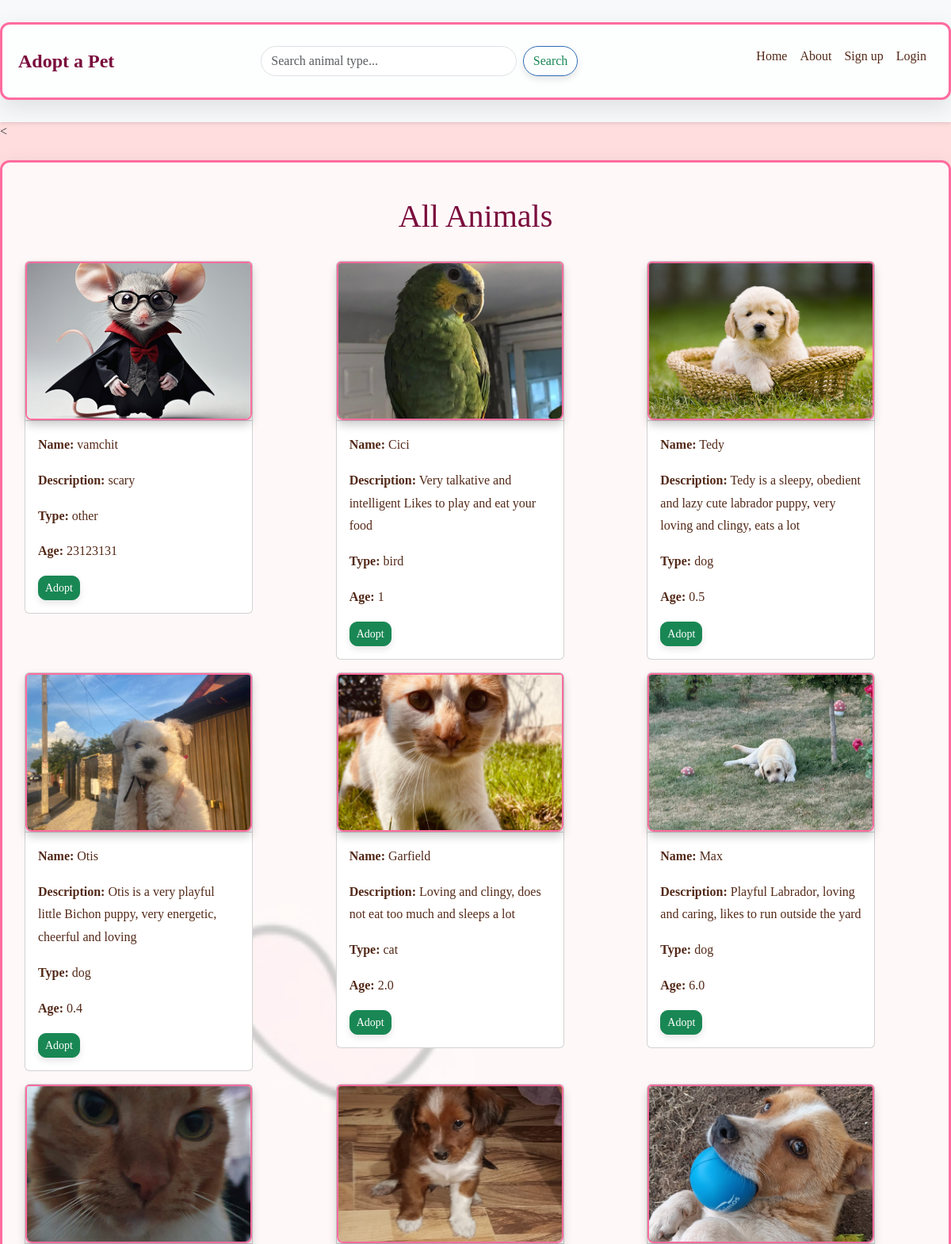
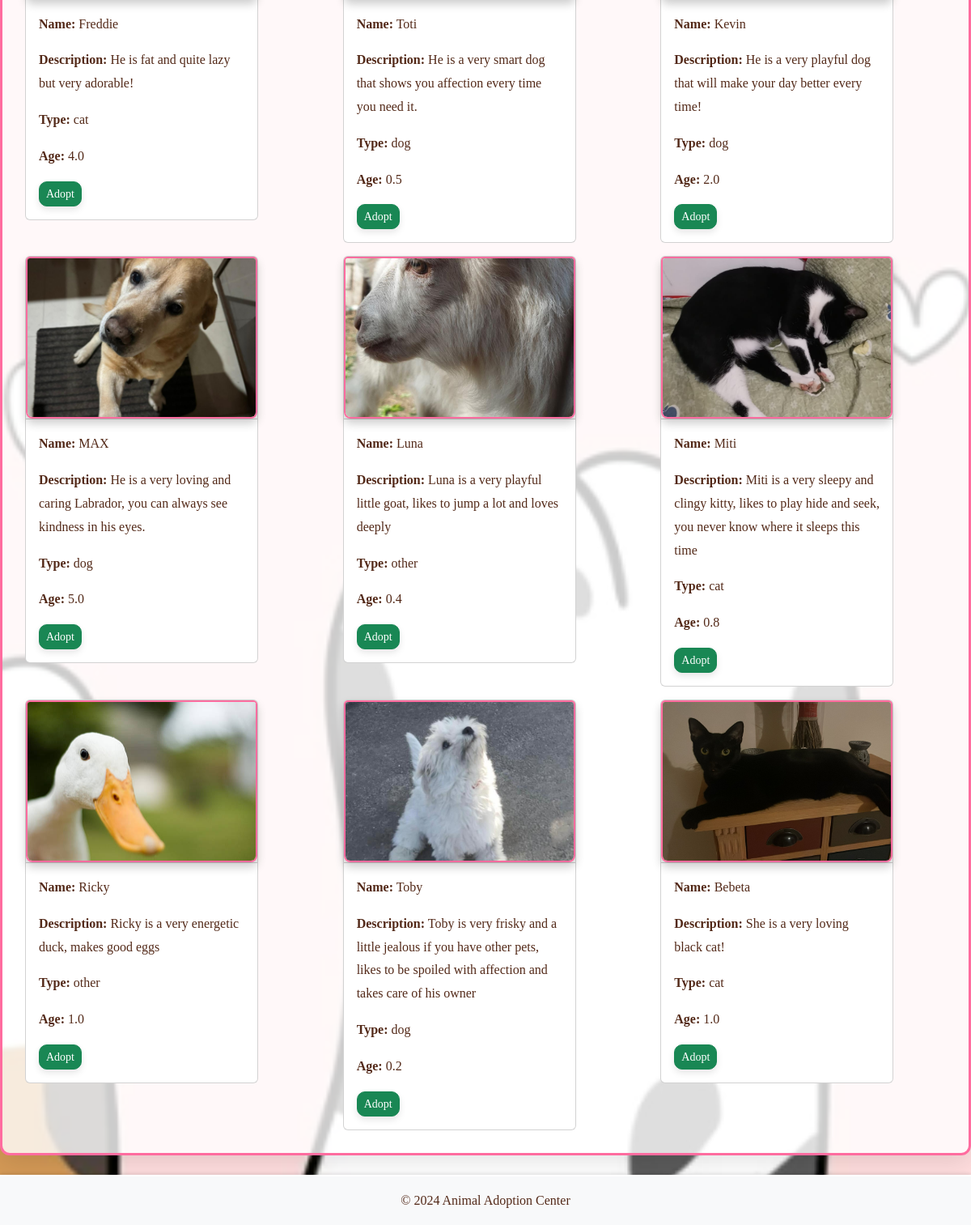
Page /animals on the committed database (2 pictures, top to bottom).
### app/models.py (models this page shows, shortened)
class Animal(db.Model):
    id = db.Column(db.Integer, primary_key=True)
    name = db.Column(db.String(100), nullable=False)
    age = db.Column(db.String(20), nullable=False)  # Age stored as string (e.g., "2 years")
    animal_type = db.Column(db.String(50), nullable=False)  # e.g., "dog", "cat"
    description = db.Column(db.Text, nullable=True)
    image = db.Column(db.String(255), nullable=False)  # Path to the image file

### app/backend/routes.py (the view)
@main.route('/animals', methods=['GET'])
def animals():
    animal_type = request.args.get('type')
    if animal_type:
        animals = Animal.query.filter_by(animal_type=animal_type).all()
    else:
        animals = Animal.query.all()
    for animal in animals:
        animal.image_path = f'{animal.image}'
    return render_template('animals.html', animals=animals, filter_type=animal_type)

### app/frontend/templates/animals.html (shortened to what this page needs)
{% extends "home.html" %}
{% block content %}
<h1 class="text-center my-4">All Animals</h1>
<div class="row">
    {% for animal in animals %}
    <div class="col-12 col-md-6 col-lg-4">
        <div class="card m-2" style="width: 18rem;">
            <div class="card-header p-0">
                <img src="{{ url_for('static', filename=animal.image_path) }}" class="card-img-top" alt="{{ animal.jpg }}" style="height: 200px; object-fit: cover;">
            </div>
            <div class="card-body">
                <p class="card-text"><strong>Name:</strong> {{ animal.name }}</p>
                <p class="card-text"><strong>Description:</strong> {{ animal.description }}</p>
                <p class="card-text"><strong>Type:</strong> {{ animal.animal_type }}</p>
                <p class="card-text"><strong>Age:</strong> {{ animal.age }}</p>
                <div class="d-flex justify-content-between mt-2">
                    {% if not current_user.is_admin %}
                    <a href="{{ url_for('main.adopt_animal', animal_id=animal.id) }}" class="btn btn-success btn-sm">Adopt</a>
                    {% endif %}
                </div>
            </div>
        </div>
    </div>
    {% endfor %}
</div>
{% endblock %}

### app/frontend/templates/home.html (shortened to what this page needs)
<!DOCTYPE html>
<html lang="en">
<head>
    <link rel="stylesheet" href="https://cdn.jsdelivr.net/npm/bootstrap@5.3.0/dist/css/bootstrap.min.css">
    <link rel="stylesheet" href="{{ url_for('static', filename='css/style.css') }}">
</head>
<body>
    <nav class="navbar navbar-expand-lg navbar-light bg-light">
        <div class="container">
            <a class="navbar-brand" href="/">Adopt a Pet</a>
            <div class="collapse navbar-collapse" id="navbarNav">
                <form class="d-flex mx-auto me-lg-5" style="max-width: 400px; width: 100%;" action="/search" method="GET">
                    <input class="form-control me-2" type="search" name="q" placeholder="Search animal type..." aria-label="Search">
                    <button class="btn btn-outline-success" type="submit">Search</button>
                </form>
                <ul class="navbar-nav ms-auto">
                    <li class="nav-item">
                        <a class="nav-link" href="/">Home</a>
                    </li>
                    <li class="nav-item"><a class="nav-link" href="/about">About</a></li>
                    {% if not current_user.is_authenticated %}
                        <li class="nav-item"><a class="nav-link" href="/sign_up">Sign up</a></li>
                        <li class="nav-item"><a class="nav-link" href="/login">Login</a></li>
                    {% endif %}
                </ul>
            </div>
        </div>
    </nav>
    <<div class="container mt-4">
        {% block content %}{% endblock %}
    </div>
    <footer class="text-center py-3 mt-4 bg-light">
        <p>&copy; 2024 Animal Adoption Center</p>
    </footer>
</body>
</html>

### app/frontend/static/css/style.css (style rules this page uses)
body { font-family: 'Georgia', serif; background-color: #FDDCDDFF; margin: 0; padding: 0; background-image: url('/static/images/background.png'); background-size: cover; background-repeat: no-repeat; background-attachment: fixed; background-position: center; }
h1, h2 { color: #7A0C3C; font-family: 'Playfair Display', serif; }
.navbar { background-color: #FF6CAC; box-shadow: 0 2px 4px rgba(0, 0, 0, 0.1); }
.navbar-brand { color: #7A0C3C; font-weight: bold; font-size: 1.5rem; }
img { border-radius: 8px; box-shadow: 0 6px 12px rgba(0, 0, 0, 0.2); border: 2px solid #ff6c9f; }
.container { background-color: rgba(255, 255, 255, 0.8); border: 3px solid #ff6c9f; border-radius: 12px; padding: 40px; box-shadow: 0 10px 30px rgba(0, 0, 0, 0.1); max-width: 1200px; margin: 20px auto; }
footer { background-color: #40061E; color: #ffffff; padding: 20px; text-align: center; box-shadow: 0 -2px 4px rgba(0, 0, 0, 0.1); }
footer p { margin: 0; }
button { background-color: #ff6ca4; color: #fff; border: none; padding: 14px 28px; border-radius: 6px; cursor: pointer; font-size: 18px; box-shadow: 0 6px 12px rgba(0, 0, 0, 0.2); transition: all 0.3s ease; }
p { line-height: 1.8; color: #532918; }
ul li { margin-bottom: 12px; font-size: 16px; }
.btn { transition: background-color 0.3s ease, transform 0.3s ease; }
.card-img-top { transition: transform 0.3s ease; }
.btn { border-radius: 10px; box-shadow: 0px 4px 8px rgba(0, 0, 0, 0.1); }
body { background-color: #cdc5c5; color: #333; }
.navbar { background-color: #73159e; }
.navbar-nav .nav-link { color: #532918 !important; }
footer { background-color: #084e0b; color: white; border-top: 2px solid #fff; }
footer { padding: 20px 0; text-align: center; background-color: #4b614c; color: white; border-top: 2px solid #fff; }
.navbar-nav .nav-link { color: #ff6ca4; transition: color 0.3s ease; }
.navbar-collapse { justify-content: center; }
form.d-flex { margin: 0 auto; max-width: 400px; }
form .form-control { border-radius: 20px; }
form .btn-outline-success { border-radius: 20px; border-color: #2e6cb6; }
.card { transition: transform 0.3s ease; }
.container { padding: 20px; }
h1 { text-align: center; margin-bottom: 30px; }
img { max-width: 100%; height: auto; display: block; margin: 0 auto; }

### rows in the picture
Animal: shows a picture, name "vamchit", description "scary", animal_type "other", age "23123131"
Animal: shows a picture, name "Cici", description "Very talkative and intelligent Likes to play and eat your food", animal_type "bird", age "1"
Animal: shows a picture, name "Tedy", description "Tedy is a sleepy, obedient and lazy cute labrador puppy, very loving and clingy, eats a lot", animal_type "dog", age "0.5"
Animal: shows a picture, name "Otis", description "Otis is a very playful little Bichon puppy, very energetic, cheerful and loving", animal_type "dog", age "0.4"
Animal: shows a picture, name "Garfield", description "Loving and clingy, does not eat too much and sleeps a lot", animal_type "cat", age "2.0"
Animal: shows a picture, name "Max", description "Playful Labrador, loving and caring, likes to run outside the yard", animal_type "dog", age "6.0"
Animal: shows a picture, name "Freddie", description "He is fat and quite lazy but very adorable!", animal_type "cat", age "4.0"
Animal: shows a picture, name "Toti", description "He is a very smart dog that shows you affection every time you need it.", animal_type "dog", age "0.5"
Animal: shows a picture, name "Kevin", description "He is a very playful dog that will make your day better every time!", animal_type "dog", age "2.0"
Animal: shows a picture, name "MAX", description "He is a very loving and caring Labrador, you can always see kindness in his eyes.", animal_type "dog", age "5.0"
Animal: shows a picture, name "Luna", description "Luna is a very playful little goat, likes to jump a lot and loves deeply", animal_type "other", age "0.4"
Animal: shows a picture, name "Miti", description "Miti is a very sleepy and clingy kitty, likes to play hide and seek, you never know where it sleeps this time", animal_type "cat", age "0.8"
Animal: shows a picture, name "Ricky", description "Ricky is a very energetic duck, makes good eggs", animal_type "other", age "1.0"
Animal: shows a picture, name "Toby", description "Toby is very frisky and a little jealous if you have other pets, likes to be spoiled with affection and takes care of his owner", animal_type "dog", age "0.2"
Animal: shows a picture, name "Bebeta", description "She is a very loving black cat!", animal_type "cat", age "1.0"
